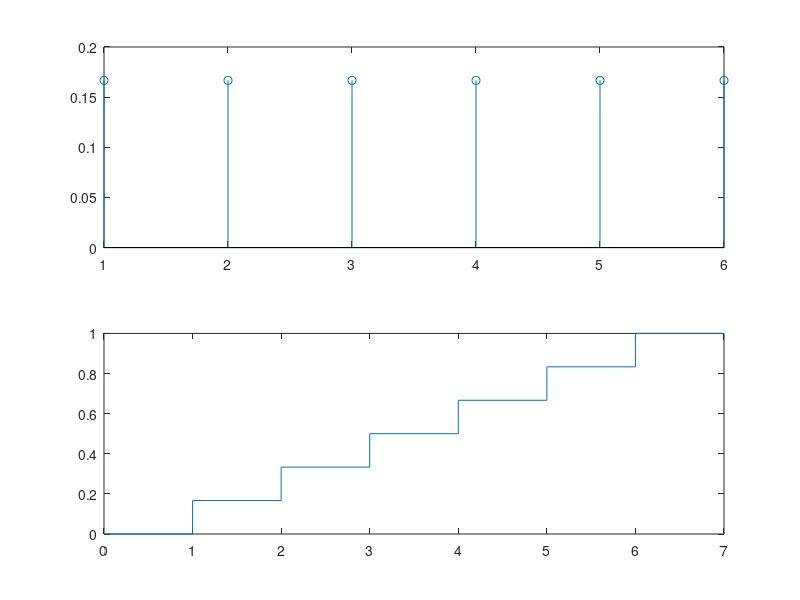

MATLAB code to generate this figure:
%a)

subplot(2,1,1);
x = 1:6;
px = 1/6 * ones(1,6);
stem(x,px);

%b)
subplot(2,1,2);
fx = cumsum(px);
stairs([0 x 7],[0 fx 1]);
